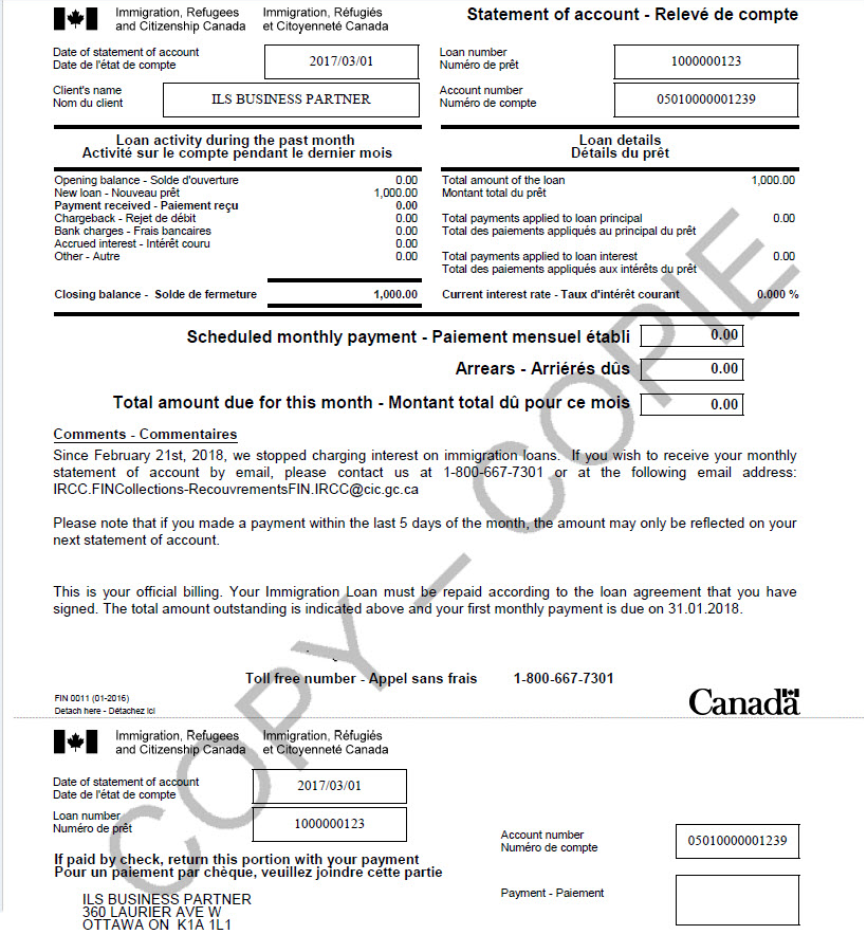
#> input picture shuiyin.png, 864 x 936 px
$ python main.py
#> lines starting #> are read from the running program, lines starting #| are printed output that depends on the picture; after the words box and inside, x2 and y2 are one past the last pixel; in counts of white or black regions, pixels touching at a corner belong together
# 这是一个示例 Python 脚本。

# 按 Shift+F10 执行或将其替换为您的代码。
# 按 双击 Shift 在所有地方搜索类、文件、工具窗口、操作和设置。
import numpy as np

import cv2

font = cv2.FONT_HERSHEY_SIMPLEX

img = cv2.imread("./shuiyin.png")
#> img is the input picture: shape (936, 864, 3); mean B, G, R 234.3, 234, 233.9
lower_hsv = np.array([160, 160, 160])
upper_hsv = np.array([255, 255, 255])

mask = cv2.inRange(img,lower_hsv,upper_hsv)
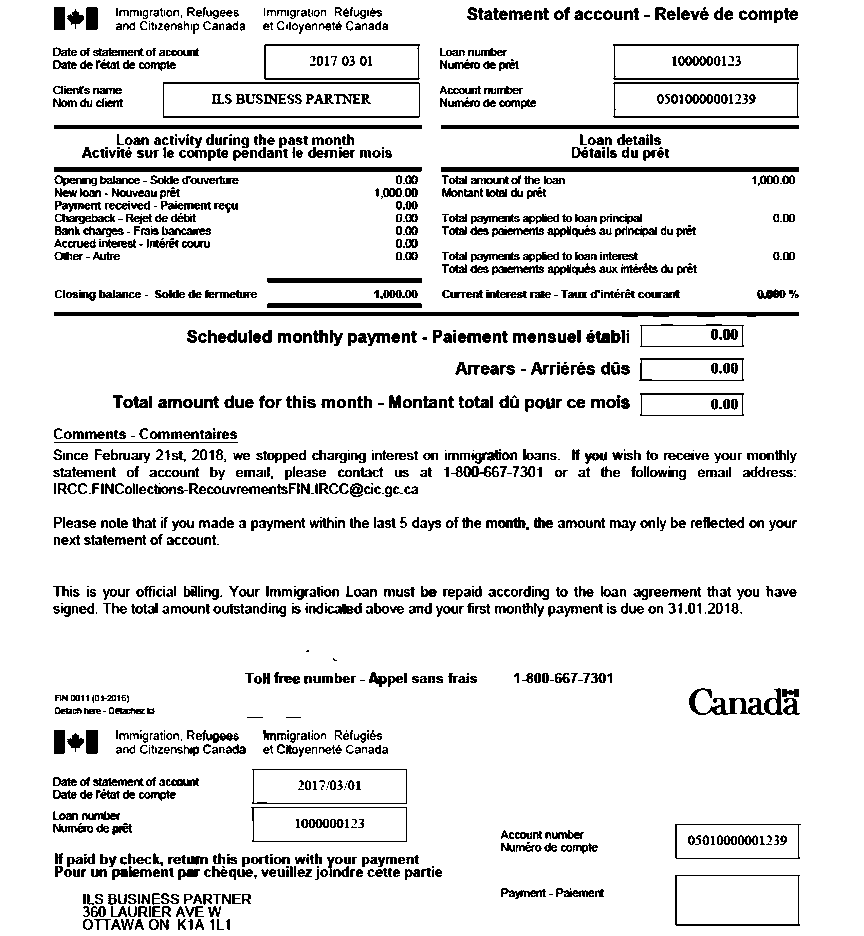
#> mask: shape (936, 864); 89.2% white; 1275 black regions (254 under 20 px), largest, box (x1, y1, x2, y2) and area: (54, 312, 799, 317) 3039, (54, 167, 422, 172) 1839, (441, 167, 799, 172) 1790
mask = cv2.GaussianBlur(mask,(1,1),0)
for i in range(0,img.shape[0]):
  for j in range(0,img.shape[1]):
      if mask[i,j] == 255:
          img[i,j] = [255,255,255]
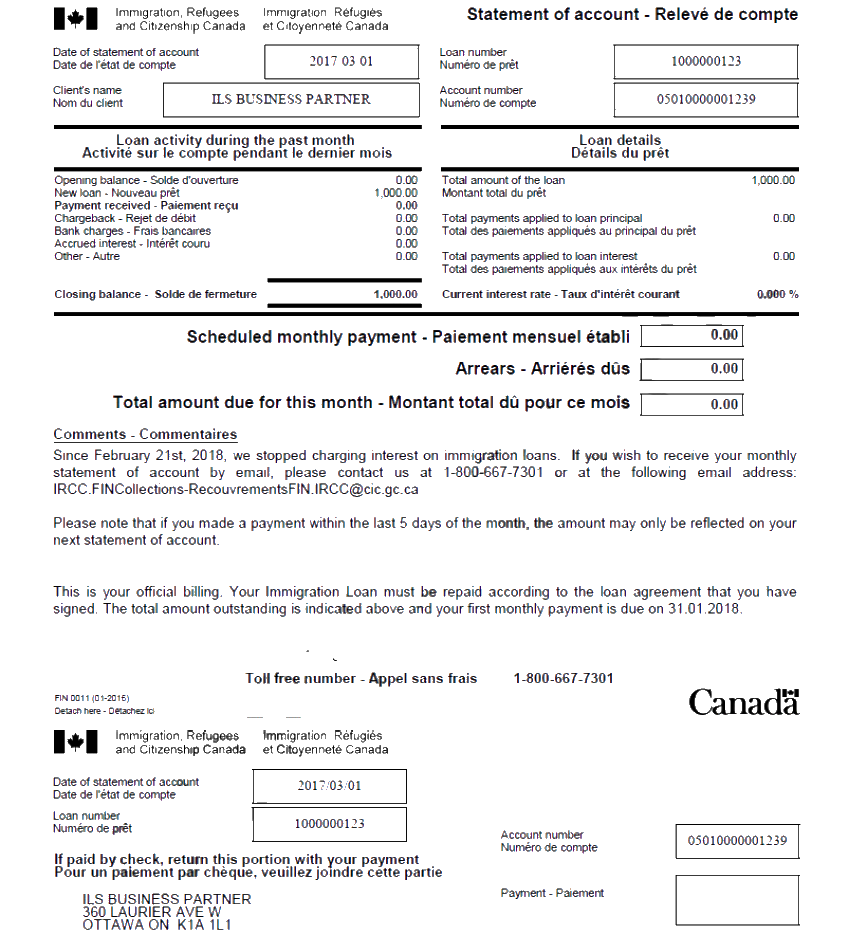
#> img: shape (936, 864, 3); mean B, G, R 238.7, 237.9, 238.2
cv2.imwrite('res.jpg', img)
print('Done!')
